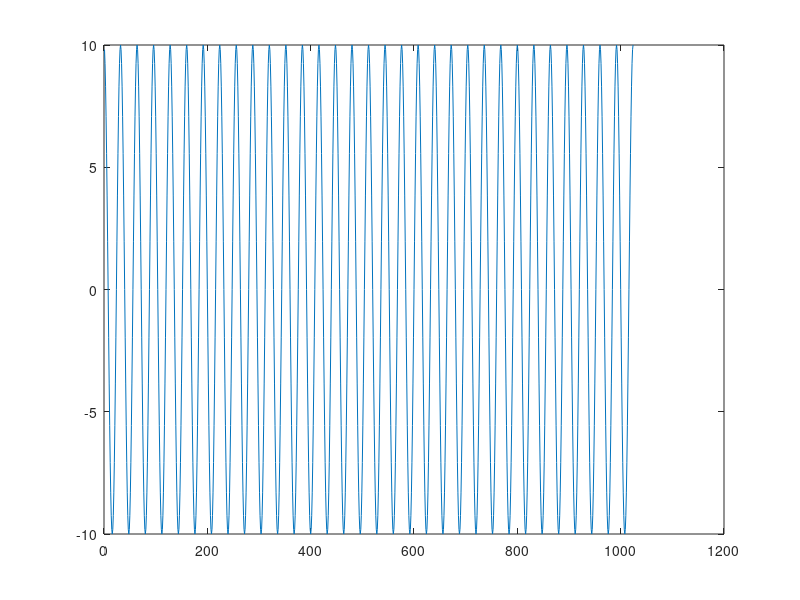

Write the MATLAB code that produced this figure.
function [OP] = getencodedOutput()
    clear all 
    close all 
    x = -pi:0.01:pi;
    amp = 10; % amplitude
    freq = 128; % Hz
    fs = 4096; % Hz
    Ts = 1/fs;
    signal_length = 1024;
    n = 1:signal_length;
    x = amp * cos(2 * pi * freq * n * Ts);
    plot(x)
end